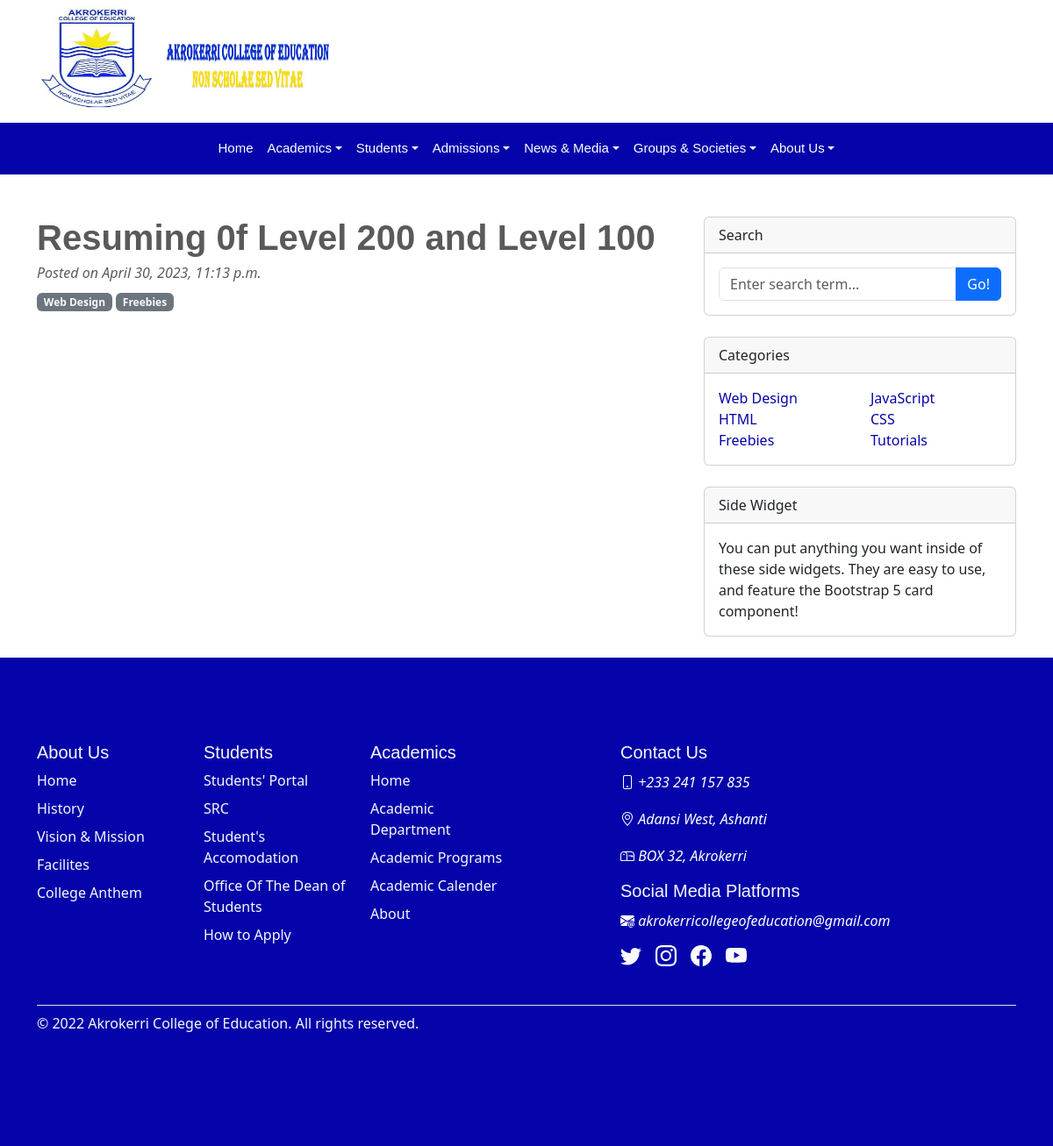
Screenshot of /main/announcement/1 with the database file from the repository.
### main/models.py (models this page shows, shortened)
class Announcement(models.Model):
    image = models.ImageField(upload_to='images/announcement', null=True, blank=True)
    header = models.CharField(max_length=100, null=True, blank=True)
    detail = HTMLField(null=True, blank=True)
    Available = models.BooleanField(default=False)
    created_on = models.DateTimeField(default=timezone.now)

### main/views.py (the view)
def detailedAnnouncement(request, announce_id,*args, **kwargs):
    detailedannouncement = Announcement.objects.get(id=announce_id)
    context ={
        "detailedannouncement": detailedannouncement
    }
    return render(request, 'desk/announcement.html',context)

### main/templates/desk/announcement.html (shortened to what this page needs)
{% extends 'base.html' %}
{% load static %}
{% block content %}
<header>
    <div class="container " >
        <header class="d-flex flex-wrap justify-content-center py-2 mb-1 me-md-auto ">
          <a href="/" class="d-flex align-items-center mb-3 mb-md-0 me-md-auto text-dark text-decoration-none">
           <img src="{% static 'ace3.jpg' %}" width="140" height="120">
           <span><img src="{% static 'akr3.jpg' %}" width="200" height="70" ></span>
          </a>
        </header>
      </div>
        {% include "home/navbar.html" %}
 <div class="container mt-5">
    <div class="row">
        <div class="col-lg-8">
            <article>
                <header class="mb-4">
                    <h1 class="fw-bolder mb-1">{{detailedannouncement.header}}</h1>
                    <div class="text-muted fst-italic mb-2">Posted on {{detailedannouncement.created_on}}</div>
                    <a class="badge bg-secondary text-decoration-none link-light" href="#!">Web Design</a>
                    <a class="badge bg-secondary text-decoration-none link-light" href="#!">Freebies</a>
                </header>
                <section class="mb-5">
            </article>
        </div>
        <div class="col-lg-4">
            <div class="card mb-4">
                <div class="card-header">Search</div>
                <div class="card-body">
                    <div class="input-group">
                        <input class="form-control" type="text" placeholder="Enter search term..." aria-label="Enter search term..." aria-describedby="button-search" />
                        <button class="btn btn-primary" id="button-search" type="button">Go!</button>
                    </div>
                </div>
            </div>
            <div class="card mb-4">
                <div class="card-header">Categories</div>
                <div class="card-body">
                    <div class="row">
                        <div class="col-sm-6">
                            <ul class="list-unstyled mb-0">
                                <li><a href="#!">Web Design</a></li>
                                <li><a href="#!">HTML</a></li>
                                <li><a href="#!">Freebies</a></li>
                            </ul>
                        </div>
                        <div class="col-sm-6">
                            <ul class="list-unstyled mb-0">
                                <li><a href="#!">JavaScript</a></li>
                                <li><a href="#!">CSS</a></li>
                                <li><a href="#!">Tutorials</a></li>
                            </ul>
                        </div>
                    </div>
                </div>
            </div>
            <div class="card mb-4">
                <div class="card-header">Side Widget</div>
                <div class="card-body">You can put anything you want inside of these side widgets. They are easy to use, and feature the Bootstrap 5 card component!</div>
            </div>
        </div>
    </div>
</div>
{% endblock content %}

### main/static/desk.css (style rules this page uses)
section { padding: 60px 0; overflow: hidden; }

### main/templates/home/head.html (style rules this page uses)
body { padding-top: 0rem; padding-bottom: 0rem; color: #5a5a5a; }
a { color: #0504aa;; text-decoration: none; }
h1, h2, h3, h4, h5, h6 { font-family: "Raleway", sans-serif; }

### rows the page displays
Announcement: header "Resuming 0f Level 200 and Level 100", created_on "April 30, 2023, 11:13 p.m."
